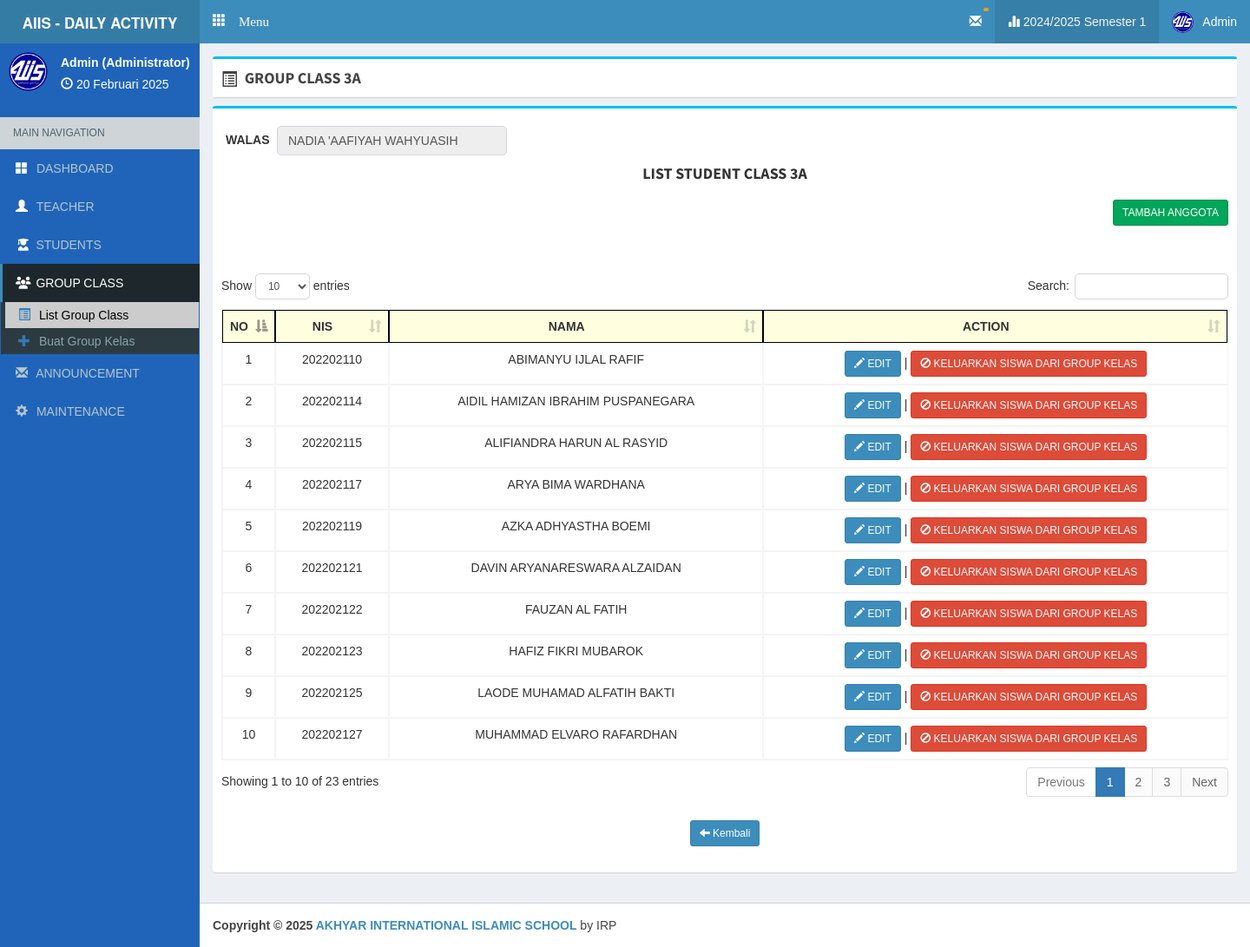
Screenshot of /admin/groupclass/3A (signed in) with the database file from the repository.
### tables this page shows
CREATE TABLE `tahun_ajaran` (
  `id_tahun_ajaran` int(11) NOT NULL,
  `c_role` varchar(50) DEFAULT NULL,
  `tahun` varchar(50) DEFAULT NULL,
  `semester` varchar(50) DEFAULT NULL,
  `status` varchar(50) DEFAULT NULL
);

CREATE TABLE `group_kelas` (
  `id` int(11) NOT NULL,
  `nama_group_kelas` char(250) DEFAULT NULL,
  `walas` varchar(250) DEFAULT NULL,
  `nip` varchar(50) DEFAULT NULL
);

CREATE TABLE `siswa` (
  `c_siswa` varchar(10) NOT NULL,
  `nis` varchar(30) DEFAULT NULL,
  `nisn` varchar(15) DEFAULT NULL,
  `nama` varchar(50) NOT NULL,
  `tempat_lahir` varchar(20) DEFAULT NULL,
  `tanggal_lahir` date DEFAULT NULL,
  `jk` varchar(2) DEFAULT NULL,
  `c_kelas` varchar(10) DEFAULT NULL,
  `group_kelas` int(11) DEFAULT NULL,
  `tahun_join` varchar(50) DEFAULT NULL,
  `panggilan` varchar(20) DEFAULT NULL,
  `c_klp` varchar(20) DEFAULT NULL,
  `berat_badan` varchar(10) DEFAULT NULL,
  `tinggi_badan` varchar(10) DEFAULT NULL,
  `ukuran_baju` varchar(50) DEFAULT NULL,
  `alamat` varchar(200) DEFAULT NULL,
  `telp` varchar(50) DEFAULT NULL,
  `hp` varchar(30) DEFAULT NULL,
  `email` varchar(100) DEFAULT NULL,
  `nama_ayah` varchar(50) DEFAULT NULL,
  `pendidikan_ayah` varchar(100) DEFAULT NULL,
  `pekerjaan_ayah` varchar(100) DEFAULT NULL,
  `ttl_ayah` varchar(100) DEFAULT NULL,
  `nama_ibu` varchar(50) DEFAULT NULL,
  `pendidikan_ibu` varchar(100) DEFAULT NULL,
  `pekerjaan_ibu` varchar(100) DEFAULT NULL,
  `ttl_ibu` varchar(100) DEFAULT NULL
);

CREATE TABLE `aplikasi` (
  `id` int(2) NOT NULL,
  `alamat` varchar(30) NOT NULL,
  `kepsek` varchar(30) NOT NULL,
  `nipkepsek` varchar(30) NOT NULL,
  `namasek` varchar(60) NOT NULL
);

### php/config.php (called while the page is built, shortened)
<?php
$dbhost ='localhost';
$dbuser ='root';
$dbpass ='';
$dbname ='daily_activity_upt1';
$con=mysqli_connect($dbhost,$dbuser,$dbpass,$dbname);
$base='http://localhost/daily_act_upt1/';
$basead='http://localhost/daily_act_upt1/admin/';
$aplikasi=mysqli_fetch_array(mysqli_query($con,"SELECT * FROM aplikasi limit 1"));
?>

### php/function.php (called while the page is built, shortened)
<?php
function tgl($date){
  $array_bulan = array(1=>'Januari','Februari','Maret', 'April', 'Mei', 'Juni','Juli','Agustus','September','Oktober', 'November','Desember');
  $date = strtotime($date);
  $tanggal = date ('j', $date);
  $bulan = $array_bulan[date('n',$date)];
  $tahun = date('Y',$date);
  $result = $tanggal ." ". $bulan ." ". $tahun;
  return($result);
}
?>

### admin/view/students/anggota.php (the view, shortened to what this page needs)
<?php
	$timeOut        = $_SESSION['expire'];
	$timeRunningOut = time() + 5;
	$no 			= 1;
	if ($timeRunningOut == $timeOut || $timeRunningOut > $timeOut) {
	    $_SESSION['form_success'] = "session_time_out";
	    $timeIsOut = 1;
	    error_reporting(1);
  	} else {
		$queryGetDataWalas	= mysqli_query($con, "
			SELECT walas FROM group_kelas
			WHERE nama_group_kelas = '$_GET[q]'
		");
		$getDataWalas = mysqli_fetch_array($queryGetDataWalas)['walas'];
		$findIdGroupKelas = mysqli_query($con, "
        SELECT id FROM group_kelas
        WHERE nama_group_kelas = '$_GET[q]'
      ");
      $getidGroupKelas = mysqli_fetch_array($findIdGroupKelas)['id'];
		$queryGetAllDataStudentByGroup = mysqli_query($con, "
			SELECT * FROM siswa
			WHERE group_kelas = '$getidGroupKelas'
			GROUP BY nis ASC
		");
  	}
?>
<div class="box box-info">
	<br>
	<div class="form-group">
		<label class="col-md-1 control-label" id="lbl_walas"> WALAS </label>
		<div class="col-md-3">
			<input type="" value="<?= str_replace([" S.Pd.I", "  S.Pd", ",", "Lc.", " S.Sos", "  S.Ag", "  A.Md", "  S.Si", "  M.Pd", "  S.Psi."], "", $getDataWalas); ?>" name="" readonly class="form-control">
		</div>
	</div>
	<br>
  	<center>
	    <h4 id="judul_daily">
	      <strong> LIST STUDENT CLASS <?= $_GET['q'] ?> </strong>
	    </h4>
  	</center>
  	<div class="box-body table-responsive">
  		<div class="form-group" id="div_btn">
	    	<a href="<?= $basead; ?>addtogroupclass/<?= $_GET['q'] ?>" class="btn btn-sm btn-success"> TAMBAH ANGGOTA </a>
  		</div>
	    <br><br>
	    <table id="hightlight_list_siswa" style="text-align: center;" class="table table-bordered table-hover">
	      	<thead>
		        <tr style="background-color: lightyellow; font-weight: bold;">
		          <th style="text-align: center; border: 1px solid black;" width="5%">NO</th>
		          <th style="text-align: center; border: 1px solid black;"> NIS </th>
		          <th style="text-align: center; border: 1px solid black;"> NAMA </th>
		          <th style="text-align: center; border: 1px solid black;"> ACTION </th>
		        </tr>
	      	</thead>
	      	<tbody>
	      		<?php foreach ($queryGetAllDataStudentByGroup as $data): ?>
	      			<tr>
	      				<td> <?= $no++; ?> </td>
	      				<td> <?= $data['nis']; ?> </td>
	      				<td> <?= strtoupper($data['nama']); ?> </td>
	      				<td>
	      					<button class="btn btn-sm btn-primary" onclick="editModal(`<?= $data['nama']; ?>`, `<?= $data['nis']; ?>`, `<?= $data['hp']; ?>`)"> <i class="glyphicon glyphicon-pencil"></i> EDIT </button> |
	      					<button class="btn btn-sm btn-danger" data-target="#hapus<?= $data['nis']; ?>" data-toggle="modal"> <i class="glyphicon glyphicon-ban-circle"></i> KELUARKAN SISWA DARI GROUP KELAS </button>
	      				</td>
	      			</tr>
	      		<?php endforeach ?>
	      	</tbody>
	    </table>
	    <br>
	    <center> <a href="<?= $basead; ?>listgroupclass" class="btn btn-sm btn-primary"> <i class="glyphicon glyphicon-arrow-left"></i> Kembali </a> </center>
	    <br>
  	</div>
</div>

### admin/main.php (shortened to what this page needs)
<?php
  require '../php/config.php';
  require '../php/function.php';
  $currTahun    = "";
  $currSemester = "";
  $check = mysqli_num_rows(mysqli_query($con, "SELECT * FROM tahun_ajaran WHERE status = 'aktif' AND c_role = '$_SESSION[key_admin]' "));
  if ($check != 0) {
    $currTahun = mysqli_query($con, "SELECT tahun FROM tahun_ajaran WHERE status = 'aktif' AND c_role = '$_SESSION[key_admin]' ");
    $currTahun = mysqli_fetch_assoc($currTahun)['tahun'];
    $currSemester = mysqli_query($con, "SELECT semester FROM tahun_ajaran WHERE status = 'aktif' AND c_role = '$_SESSION[key_admin]' ");
    $currSemester = mysqli_fetch_assoc($currSemester)['semester'];
  } else {
    $currTahun    = "";
    $currSemester = "";
  }
  $na = mysqli_fetch_array(mysqli_query($con,"SELECT * FROM admin where c_admin = '$_SESSION[key_admin]' "));
?>
<!DOCTYPE html>
<html>
<head>
  <link href="<?php echo $base; ?>theme/js/summernote.min.css" rel="stylesheet"/>
  <link rel="stylesheet" href="<?php echo $base; ?>theme/plugins/datatables/dataTables.bootstrap.css">
  <link rel="stylesheet" href="<?php echo $base; ?>theme/plugins/iCheck/square/blue.css">
  <link rel="stylesheet" href="<?= $base; ?>theme/bower_components/bootstrap/dist/css/bootstrap.min.css">
  <link rel="stylesheet" href="<?= $base; ?>theme/bower_components/font-awesome/css/font-awesome.min.css">
  <link rel="stylesheet" href="https://cdnjs.cloudflare.com/ajax/libs/font-awesome/6.5.1/css/all.min.css" />
  <link rel="stylesheet" href="<?= $base; ?>theme/dist/css/AdminLTE.min.css">
  <link rel="stylesheet" href="<?= $base; ?>theme/dist/css/skins/_all-skins.min.css">
  <link rel="stylesheet" href="<?php echo $base; ?>theme/plugins/pace/pace.min.css">
  <link href="https://cdn.jsdelivr.net/npm/select2@4.1.0-rc.0/dist/css/select2.min.css" rel="stylesheet" />
  <link href="<?php echo $base; ?>theme/datetime/css/bootstrap-datetimepicker.min.css" rel="stylesheet">
  <link rel="stylesheet" href="<?php echo $base; ?>theme/plugins/select2/select2.min.css">
  <link rel="stylesheet" href="<?php echo $base; ?>theme/dist/css/AdminLTE.min.css">
  <link rel="stylesheet" href="<?php echo $base; ?>theme/dist/css/skins/_all-skins.min.css">
  <link rel="stylesheet" href="<?php echo $base; ?>theme/dist/css/overridecss.css">
</head>
<body class="skin-blue hold-transition fixed"
oncontextmenu="return false">
<div class="wrapper">
  <header class="main-header">
    <a href="#" class="logo">
      <span class="logo-lg"> <b style="font-size: 17px;"> AIIS - DAILY ACTIVITY </b> </span>
    </a>
    <nav class="navbar navbar-static-top" role="navigation">
     <a href="#" class="glyphicon glyphicon-th" data-toggle="offcanvas" role="button" style="color: #fff;margin-top: 15px;margin-left: 15px;font-size: 15px;"> Menu
      </a>
      <div class="navbar-custom-menu">
        <ul class="nav navbar-nav">
          <li class="dropdown notifications-menu">
            <a href="#" class="dropdown-toggle" id="untukNotifNoApprKepsek" data-toggle="dropdown">
              <i class="glyphicon glyphicon-envelope"></i>
              <span class="label label-warning" id="notifInfoList">  </span>
            </a>
          </li>
          <li class="active">
            <a><i class="glyphicon glyphicon-stats"></i> <?= $currTahun; ?> Semester <?= $currSemester; ?></a>
          </li>
          <li class="dropdown user user-menu" id="bgnNama">
            <a href="#" class="dropdown-toggle" data-toggle="dropdown">
              <img src="<?php echo $base; ?>imgstatis/logo2.png" class="user-image" alt="User Image">
                <span class="hidden-xs"><?php echo ucfirst($_SESSION['name_user']) ?></span>
              </a>
          </li>
        </ul>
      </div>
    </nav>
  </header>
  <aside class="main-sidebar">
    <section class="sidebar cobasidebar">
      <div class="user-panel">
        <div class="pull-left image">
            <img src="<?php echo $base; ?>imgstatis/logo2.png" class="img-circle" alt="User Image">
        </div>
        <div class="pull-left info">
          <p><?= ucfirst($na['username']); ?> (<?= $na['nama']; ?>) </p>
          <i class="glyphicon glyphicon-time"></i> <?php echo tgl(date('d-m-Y')); ?>
        </div>
      </div>
      <ul class="sidebar-menu">
        <li class="header">MAIN NAVIGATION</li>
        <li>
          <a href="<?= $basead; ?>" id="dashboard"><i style="color: white;" class="glyphicon glyphicon-th-large text-primary"></i> <span id=""> DASHBOARD </span> </a>
        </li>
        <li>
          <a href="<?= $basead; ?>teacher" id="addguru"><i style="color: white;" class="glyphicon glyphicon-user"></i> <span id="addtc"> TEACHER </span> </a>
        </li>
        <li>
          <a href="<?= $basead; ?>students" id="students"><i style="color: white;" class="fa-classic fa-solid fa-user-graduate fa-fw"></i> <span id="addst" style="margin-left: 2px;"> STUDENTS </span> </a>
        </li>
        <li>
          <a href="#" id="list_student">
            <i class="fa-solid fa-users"></i> <span style="margin-left: 2px;"> GROUP CLASS </span>
          </a>
          <ul class="treeview-menu">
            <li>
              <a href="<?= $basead; ?>listgroupclass" id="listgroupclass"><i class="glyphicon glyphicon-list-alt text-primary"></i> <span id="g_kls"> List Group Class </span> </a>
            </li>
            <li>
              <a href="<?= $basead; ?>creategroupstudents" id="creategroupstudents"><i class="glyphicon glyphicon-plus text-primary"></i> <span id="b_gk"> Buat Group Kelas </span> </a>
            </li>
          </ul>
        </li>
        <li>
          <a href="#" id="list_announcement">
            <i class="glyphicon glyphicon-envelope"></i> <span> ANNOUNCEMENT </span>
          </a>
        </li>
        <li>
          <a href="#" id="list_maintenance">
            <i class="glyphicon glyphicon-cog"></i> <span id="titleList2"> MAINTENANCE </span>
          </a>
        </li>
      </ul>
    </section>
  </aside>
  <div class="content-wrapper">
    <?php if (!empty($_GET['on'])): ?>
      <?php if ($_GET['on'] != 'createdaily'): ?>
        <section class="content-header" id="content_head">
          <div class="box box-info" style="margin-bottom: -5px;">
            <div class="box-header with-border">
              <h3 class="box-title" id="boxTitle"> <i class="fa" id="addIcon"></i> <span id="isiMenu"> </span> </h3>
            </div>
          </div>
        </section>
      <?php endif ?>
    <?php endif ?>
    <section class="content" id="isi_konten">
<?php
  if(empty($_GET['on'])){require 'view/dashboard/index.php';}
  else{
    $act=($_GET['on']);
    if($act=='kelas'){
      require 'view/a-kelas.php';
    }
    else if ($act == 'checkpembayarandaninputdata') {
      require 'view/spp/check_pembayaran/check_pembayaran_dan_inputdata.php';
    }
    elseif ($act == 'editdata') {
      require 'view/spp/edit_data/editdata.php';
    }
    elseif($act == 'upload') {
      require 'view/spp/upload/uploadfile.php';
    }
    elseif($act == 'addteacher') {
      require 'view/a-guru.php';
    }
    elseif($act == 'teacher') {
      require 'view/list_teacher.php';
    }
    elseif($act == 'students') {
      require 'view/students/all_student.php';
    }
    elseif($act == 'importsiswa') {
      require 'view/students/importsiswa.php';
    }
    elseif($act == 'addstudent') {
      require 'view/students/a-student.php';
    }
    elseif($act == 'listgroupclass') {
      require 'view/students/listgroupclass.php';
    }
    elseif($act == 'groupclass') {
      require 'view/students/anggota.php';
    }
    elseif($act == 'creategroupstudents') {
      require 'view/students/index.php';
    }
    elseif($act == 'addtogroupclass') {
      require 'view/students/addtogroup.php';
    }
    elseif($act == 'createinfo') {
      require 'view/announcement/index.php';
    }
    elseif ($act == 'tahunajaran') {
      require 'view/maintenance/tahun_ajaran/index.php';
    }
    else{
      require 'view/404.php';
    }
  }
?>
    </section>
  </div>
</div>
  <footer class="main-footer">
    <strong>Copyright &copy; <?php echo date('Y'); ?> <a href="#"><?php echo $aplikasi['namasek']; ?></a></strong> by IRP
</body>
</html>

### admin/main.php (style rules this page uses)
body { font-family:arial; }
#addIcon { top: 4px; }

### admin/view/students/anggota.php (style rules this page uses)
#lbl_walas { width: 5%; margin-top: 6px; }
#div_btn { display: flex; justify-content: flex-end; gap: 10px; }

### rows the page displays
tahun_ajaran: tahun "2024/2025", semester "1"
group_kelas: walas "NADIA 'AAFIYAH WAHYUASIH"
siswa: nis "202202110", nama "ABIMANYU IJLAL RAFIF"
siswa: nis "202202114", nama "AIDIL HAMIZAN IBRAHIM PUSPANEGARA"
siswa: nis "202202115", nama "ALIFIANDRA HARUN AL RASYID"
siswa: nis "202202117", nama "ARYA BIMA WARDHANA"
siswa: nis "202202119", nama "AZKA ADHYASTHA BOEMI"
siswa: nis "202202121", nama "DAVIN ARYANARESWARA ALZAIDAN"
siswa: nis "202202122", nama "FAUZAN AL FATIH"
siswa: nis "202202123", nama "HAFIZ FIKRI MUBAROK"
siswa: nis "202202125", nama "LAODE MUHAMAD ALFATIH BAKTI"
siswa: nis "202202127", nama "MUHAMMAD ELVARO RAFARDHAN"
aplikasi: namasek "AKHYAR INTERNATIONAL ISLAMIC SCHOOL"

### other values shown
$_SESSION['name_user'] "Admin"
$na['username'] "Admin"
$na['nama'] "Administrator"
$_GET['q'] "3A"
